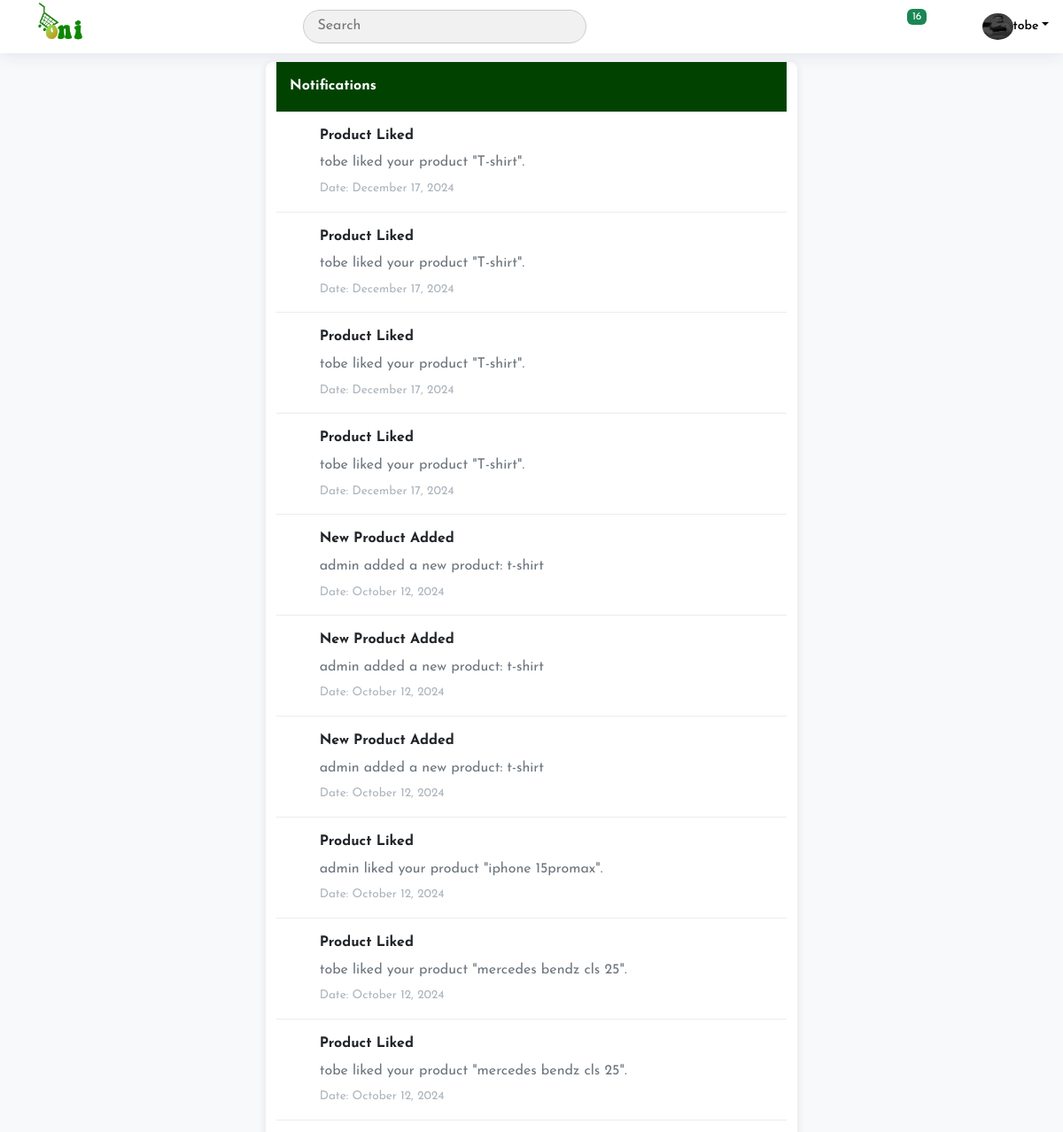
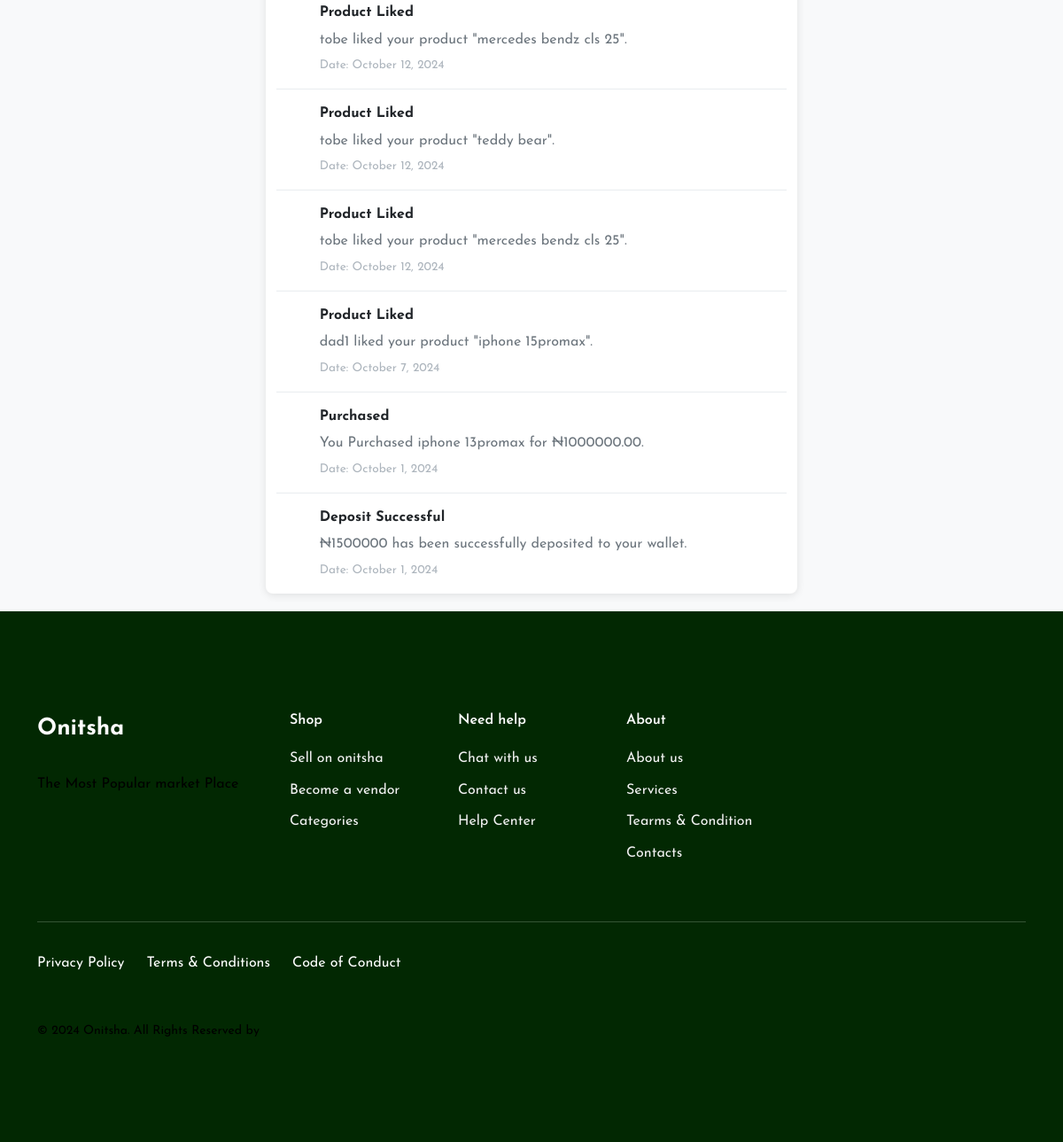
/notifications/ (signed in), run on the app's committed database (2 pictures, top to bottom).
### userauths/models.py (models this page shows, shortened)
class User(AbstractUser):
    username = models.CharField(max_length=100)
    email = models.EmailField(unique=True)
    is_staff = models.BooleanField(default=False)
    is_superuser = models.BooleanField(default=False)
    USERNAME_FIELD = 'email'
    REQUIRED_FIELDS =['username']

class Profile(models.Model):
    user = models.OneToOneField(User, on_delete=models.CASCADE)
    image = models.ImageField(upload_to="image", default='default.jpg')
    full_name = models.CharField(max_length=200, null=True, blank=True)
    bio = models.CharField(max_length=200, null=True, blank=True)
    location = models.CharField(max_length=30, blank=True)
    facebook = models.URLField(max_length=200, blank=True, null=True)
    whatsapp = models.URLField(max_length=200, blank=True, null=True)
    instagram = models.URLField(max_length=200, blank=True, null=True)
    phone = models.CharField(max_length=200) # +234 (456) - 789
    verified = models.BooleanField(default=False)
    saved_products = models.ManyToManyField('core.Product', related_name="saved_by", blank=True)

### core/models.py (models this page shows, shortened)
class Notification(models.Model):
    user = models.ForeignKey(User, on_delete=models.CASCADE)
    title = models.CharField(max_length=255)
    message = models.TextField()
    date = models.DateTimeField(auto_now_add=True)
    is_read = models.BooleanField(default=False)

### core/views.py (the view)
# urls.py: path('notifications/', views.notifications_view, name='notifications'),
@login_required
def notifications_view(request):
    notifications = Notification.objects.filter(user=request.user).order_by('-date')
    context = {
        'notifications': notifications,
    }
    return render(request, 'core/notification.html', context)

### core/context_processor.py (called while the page is built)
def default(request):
    category = Category.objects.all()
    min_max_price = Product.objects.aggregate(Min("price"), Max("price"))
    if request.user.is_authenticated:
        notifications = Notification.objects.filter(user=request.user).order_by('-date')
    else:
        notifications = []  # Empty list if the user is not authenticated
    return {
        "category": category,
        "min_max_price": min_max_price,
        "notifications": notifications,
    }

### templates/core/notification.html (shortened to what this page needs)
{% extends "include/base.html"%}
{% block content%}
{% load static %}
{% load humanize %}
<div class="container notification-container">
    <div class="notification-header">Notifications</div>
    {% for notification in notifications %}
    <div class="notification">
        <i class="bi bi-bell notification-icon text-success"></i>
        <div class="notification-content">
            <div class="notification-title">{{ notification.title }}</div>
            <p class="notification-message">{{ notification.message }}</p>
            <div class="notification-date">Date: {{ notification.date|date:"F j, Y" }}</div>
        </div>
        <button type="button" class="btn-close" aria-label="Close" onclick="this.closest('.notification').style.display='none';">
            <i class="bi bi-x"></i>
        </button>
    </div>
{% empty %}
<div class="notification">
    <p>No notifications available.</p>
</div>
{% endfor %}
</div>
{% endblock content %}

### templates/include/base.html (shortened to what this page needs)
{% load static %}
<!DOCTYPE html>
<html lang="zxx">
<head>
<link rel="stylesheet" href="{% static 'assets/css/bootstrap.min.css' %}">
  <link rel="stylesheet" href="{% static 'assets/css/lightbox.min.css' %}">
<link rel="stylesheet" href="{% static 'assets/fonts/remixicon.css' %}">
<link rel="stylesheet" href="{% static 'assets/css/owl.carousel.min.css' %}">
<link rel="stylesheet" href="{% static 'assets/css/owl.theme.default.min.css' %}">
<link rel="stylesheet" href="{% static 'assets/css/magnific-popup.min.css' %}">
<link rel="stylesheet" href="{% static 'assets/css/meanmenu.min.css' %}">
<link rel="stylesheet" href="{% static 'assets/css/style.css' %}">
<link rel="stylesheet" href="{% static 'assets/bootstrap-icons/bootstrap-icons.css' %}">
<link rel="stylesheet" href="{% static 'assets/swiper/swiper-bundle.min.css' %}">
<link rel="stylesheet" href="{% static 'assets/css/responsive.css' %}">
<link rel="stylesheet" href="{% static 'assets/css/theme-dark.css' %}">
</head>
<body>
<header id="header" class="header fixed-top d-flex align-items-center">
  <div class="d-flex align-items-center justify-content-between">
    <a href="{% url 'core:index'%}" class="logo d-flex align-items-center">
      <img src="{% static 'assets/images/onitsha.png' %}" alt="">
    </a>
    <a href="#" data-bs-toggle="dropdown">
    <i class="bi bi-grid toggle-sidebar-btn"></i>
  </a>
  </div>
  <div class="search-bar">
    <form class="search-form d-flex align-items-center" method="get" action="{% url 'core:search' %}">
      <input type="text" name="q" placeholder="Search" title="Enter search keyword">
      <button type="submit"><i class="bi bi-search"></i></button>
    </form>
  </div>
  <nav class="header-nav ms-auto">
    <ul class="d-flex align-items-center">
      {% if request.user.is_authenticated %}
      <li class="nav-item dropdown">
        <a class="nav-link nav-icon" href="{% url 'core:notifications' %}" >
          <i class="bi bi-bell"></i>
          <span class="badge bg-success badge-number">{{ notifications.count }}</span>
        </a>
      </li>
      <li class="nav-item">
        <a class="nav-link nav-icon" href="{% url 'chat:new' %}">
          <i class="bi bi-chat-left-text"></i>
        </a>
      </li>
      <li class="nav-item dropdown pe-3">
        <a class="nav-link nav-profile d-flex align-items-center pe-0" href="#" data-bs-toggle="dropdown">
          <img src="{{request.user.profile.image.url}}" alt="Profile" style="width: 35px; height: 30px;"  class="rounded-circle">
          <span class="d-none d-md-block dropdown-toggle ps-2">{{ request.user.username}}</span>
        </a>
      </li>
      {% else %}
      <a href="{% url 'userauths:sign-in' %}" class="px-3">sign-in</a>
      {% endif %}
    </ul>
  </nav>
</header>
{% block content %}
{% endblock content %}
<footer class="footer-14398">
    <div class="container">
      <div class="row mb-5">
        <div class="col-md-3">
          <a href="#" class="footer-site-logo">Onitsha</a>
          <p>The Most Popular market Place</p>
        </div>
        <div class="col-md-2 ml-auto">
          <h3>Shop</h3>
          <ul class="list-unstyled links">
            <li><a href="#">Sell on onitsha</a></li>
            <li><a href="#">Become a vendor</a></li>
            <li><a href="#">Categories</a></li>
          </ul>
        </div>
        <div class="col-md-2 ml-auto">
          <h3>Need help</h3>
          <ul class="list-unstyled links">
            <li><a href="#">Chat with us</a></li>
            <li><a href="#">Contact us</a></li>
            <li><a href="#">Help Center</a></li>
          </ul>
        </div>
        <div class="col-md-2 ml-auto">
          <h3>About</h3>
          <ul class="list-unstyled links">
            <li><a href="#">About us</a></li>
            <li><a href="#">Services</a></li>
            <li><a href="#">Tearms & Condition</a></li>
            <li><a href="#">Contacts</a></li>
          </ul>
        </div>
      </div>
      <div class="row mb-4">
        <div class="col-12 pb-4">
          <div class="line"></div>
        </div>
        <div class="col-md-6 text-md-left">
          <ul class="list-unstyled link-menu nav-left">
            <li><a href="#">Privacy Policy</a></li>
            <li><a href="#">Terms &amp; Conditions</a></li>
            <li><a href="#">Code of Conduct</a></li>
          </ul>
        </div>
        <div class="col-md-6 text-md-right">
          <ul class="list-unstyled social right">
            <li><a href="#"><i class="bi bi-twitter"></i></span></a></li>
            <li><a href="#"><i class="bi bi-facebook"></i></i></a></li>
            <li><a href="#"><i class="bi bi-instagram"></i></span></a></li>
            <li><a href="#"><i class="bi bi-youtube"></i></span></a></li>
          </ul>
        </div>
      </div>
      <div class="row">
        <div class="col-md-7">
          <p><small>© <script>document.write(new Date().getFullYear())</script> Onitsha. All Rights Reserved by
          </small></p>
        </div>
      </div>
    </div>
  </footer>
  </body>
  </html>

### static/assets/css/responsive.css (style rules this page uses)
@media only screen and (min-width:1200px) and (max-width:1299px) { .ps-2 { padding-left:0!important } }

### static/assets/css/theme-dark.css (style rules this page uses)
:root { --darkColor: #1d1d1d; --bgColor: #252525; --cardColor: #0e0e0e; }

### templates/core/notification.html (style rules this page uses)
body { background-color: #f8f9fa; }
.notification-container { margin: 20px auto; margin-top: 70px; max-width: 600px; background-color: white; border-radius: 8px; box-shadow: 0 2px 10px rgba(0, 0, 0, 0.1); overflow: hidden; }
.notification-header { background-color: rgb(1, 66, 1); color: white; padding: 15px; font-weight: bold; width: 100%; }
.notification { display: flex; align-items: center; padding: 15px; border-bottom: 1px solid #e9ecef; }
.notification:last-child { border-bottom: none; }
.notification-icon { font-size: 1.5rem; margin-right: 15px; flex-shrink: 0; }
.notification-content { flex-grow: 1; }
.notification-title { font-weight: bold; margin-bottom: 5px; }
.notification-message { margin: 0; color: #6c757d; }
.notification-date { font-size: 0.85rem; color: #adb5bd; margin-top: 5px; }
.btn-close { background: transparent; border: none; color: #6c757d; cursor: pointer; }

### data on the page
User: user.profile.image (picture), user.username "tobe"
Notification: title "Product Liked", message "tobe liked your product \"T-shirt\".", date "December 17, 2024"
Notification: title "Product Liked", message "tobe liked your product \"T-shirt\".", date "December 17, 2024"
Notification: title "Product Liked", message "tobe liked your product \"T-shirt\".", date "December 17, 2024"
Notification: title "Product Liked", message "tobe liked your product \"T-shirt\".", date "December 17, 2024"
Notification: title "New Product Added", message "admin added a new product: t-shirt", date "October 12, 2024"
Notification: title "New Product Added", message "admin added a new product: t-shirt", date "October 12, 2024"
Notification: title "New Product Added", message "admin added a new product: t-shirt", date "October 12, 2024"
Notification: title "Product Liked", message "admin liked your product \"iphone 15promax\".", date "October 12, 2024"
Notification: title "Product Liked", message "tobe liked your product \"mercedes bendz cls 25\".", date "October 12, 2024"
Notification: title "Product Liked", message "tobe liked your product \"mercedes bendz cls 25\".", date "October 12, 2024"
Notification: title "Product Liked", message "tobe liked your product \"mercedes bendz cls 25\".", date "October 12, 2024"
Notification: title "Product Liked", message "tobe liked your product \"teddy bear\".", date "October 12, 2024"
Notification: title "Product Liked", message "tobe liked your product \"mercedes bendz cls 25\".", date "October 12, 2024"
Notification: title "Product Liked", message "dad1 liked your product \"iphone 15promax\".", date "October 7, 2024"
Notification: title "Purchased", message "You Purchased iphone 13promax for ₦1000000.00.", date "October 1, 2024"
Notification: title "Deposit Successful", message "₦1500000 has been successfully deposited to your wallet.", date "October 1, 2024"

### other printed values
{{ notifications.count }} "16"
